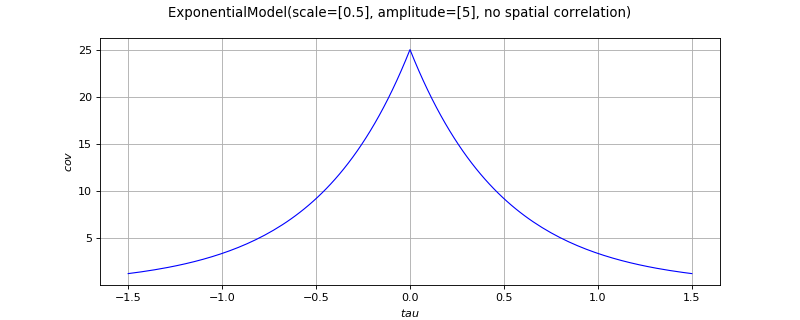

Write the Python code that produced this figure.
import openturns as ot
from matplotlib import pyplot as plt
from openturns.viewer import View
if ot.ExponentialModel().__class__.__name__ == 'ExponentialModel':
    covarianceModel = ot.ExponentialModel([0.5], [5.0])
elif ot.ExponentialModel().__class__.__name__ == 'GeneralizedExponential':
    covarianceModel = ot.GeneralizedExponential([2.0], [3.0], 1.5)
elif ot.ExponentialModel().__class__.__name__ == 'ProductCovarianceModel':
    amplitude = [1.0]
    scale1 = [4.0]
    scale2 = [4.0]
    cov1 = ot.ExponentialModel(scale1, amplitude)
    cov2 = ot.ExponentialModel(scale2, amplitude)
    covarianceModel = ot.ProductCovarianceModel([cov1, cov2])
elif ot.ExponentialModel().__class__.__name__ == 'RankMCovarianceModel':
    variance = [1.0, 2.0]
    basis = ot.LinearBasisFactory().build()
    covarianceModel = ot.RankMCovarianceModel(variance, basis)
else:
    covarianceModel = ot.ExponentialModel()
title = str(covarianceModel)[:100]
if covarianceModel.getInputDimension() == 1:
    scale = covarianceModel.getScale()[0]
    if covarianceModel.isStationary():
        def f(x):
            return [covarianceModel(x)[0, 0]]
        func = ot.PythonFunction(1, 1, f)
        func.setDescription(['$tau$', '$cov$'])
        cov_graph = func.draw(-3.0 * scale, 3.0 * scale, 129)
        cov_graph.setTitle(title)
        fig = plt.figure(figsize=(10, 4))
        cov_axis = fig.add_subplot(111)
        View(cov_graph, figure=fig, axes=[cov_axis], add_legend=False)
    else:
        def f(x):
            return [covarianceModel([x[0]], [x[1]])[0, 0]]
        func = ot.PythonFunction(2, 1, f)
        func.setDescription(['$s$', '$t$', '$cov$'])
        cov_graph = func.draw([-3.0 * scale]*2, [3.0 * scale]*2, [129]*2)
        cov_graph.setTitle(title)
        fig = plt.figure(figsize=(10, 4))
        cov_axis = fig.add_subplot(111)
        View(cov_graph, figure=fig, axes=[cov_axis], add_legend=False, square_axes=True)
elif covarianceModel.getInputDimension() == 2:
    scale = covarianceModel.getScale()
    if covarianceModel.isStationary():
        def f(x):
            return [covarianceModel(x)[0, 0]]
        func = ot.PythonFunction(2, 1, f)
        func.setDescription(['$s$', '$t$', '$cov$'])
        cov_graph = func.draw(-3.0 * scale, 3.0 * scale, [129]*2)
        cov_graph.setTitle(title)
        fig = plt.figure(figsize=(10, 4))
        cov_axis = fig.add_subplot(111)
        View(cov_graph, figure=fig, axes=[cov_axis], add_legend=False, square_axes=True)
